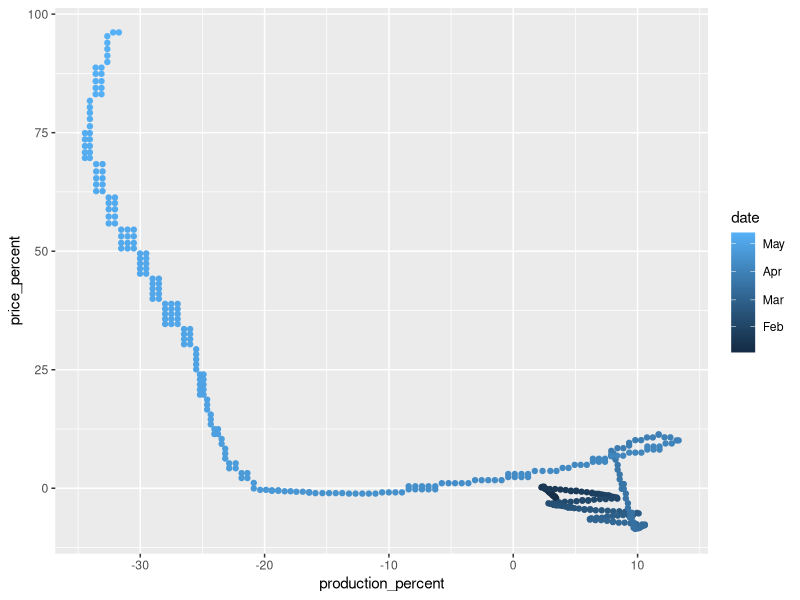

Write R code to recreate this figure.
## ---- chunk 1
library(tidyverse)
## ---- chunk 2
# task-begin
## TODO: Load the data you extracted above
df_price <- NA
df_production <- NA
# task-end
# solution-begin
df_price <- read_csv(
  "./data/beef_price.csv",
  col_names = c("date", "price_percent")
)
df_production <- read_csv(
  "./data/beef_production.csv",
  col_names = c("date", "production_percent")
)
df_both <- 
  inner_join(
    df_price,
    df_production,
    by = "date"
  )

df_both %>% 
  ggplot(aes(production_percent, price_percent, color = date)) +
  geom_point()
# solution-end
